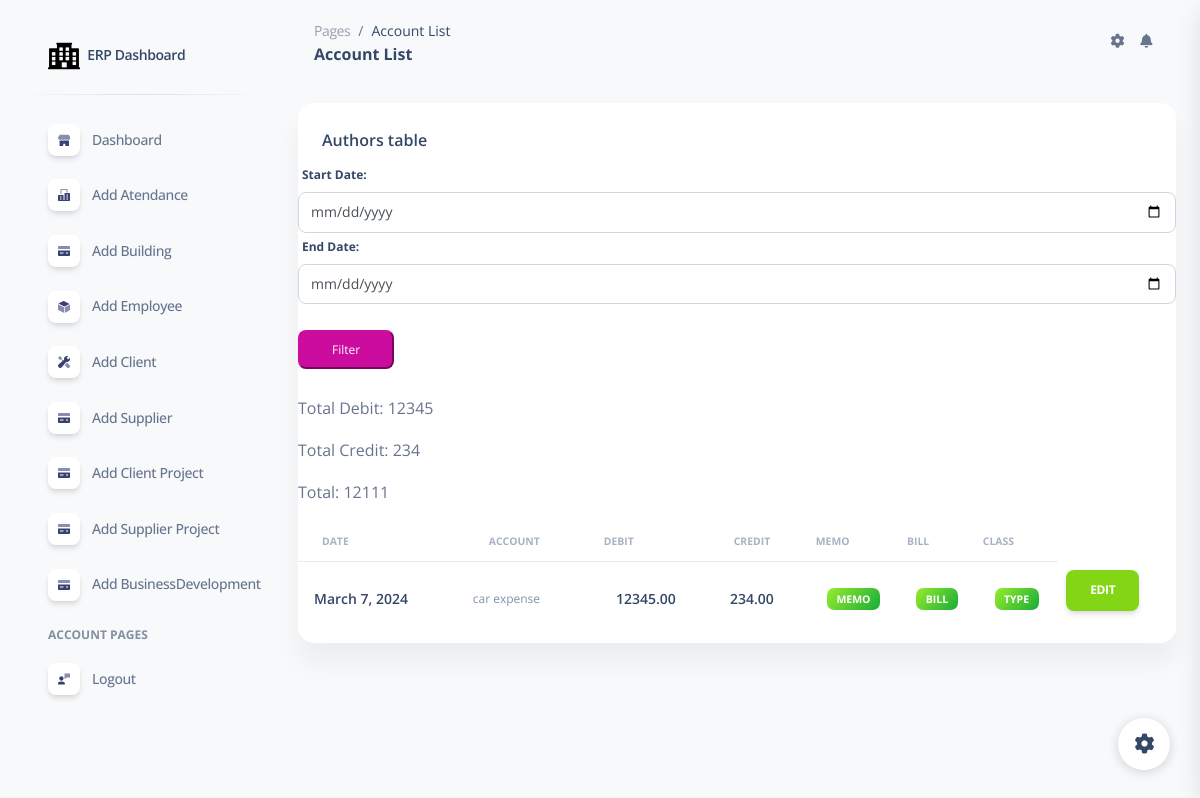
The page /account_list/ on the database its author committed.
### erpapp/models.py (models this page shows, shortened)
class Account(models.Model):
    entry_collection = models.ForeignKey(TallyEntryCollection, on_delete=models.CASCADE, related_name='tallyentry_set')
    name = models.CharField(max_length=255)
    bill = models.CharField(max_length=255)
    class_type = models.CharField(max_length=255)
    deb = models.DecimalField(max_digits=10, decimal_places=2)
    credit = models.DecimalField(max_digits=10, decimal_places=2)
    memo = models.CharField(max_length=255)

class TallyEntryCollection(models.Model):
    collection_date = models.DateField(auto_now_add=True)

### erpapp/views.py (the view)
# urls.py: path('account_list/', account_list, name='account_list'),
def account_list(request):
    if request.method == 'GET':
        start_date_str = request.GET.get('start_date')
        end_date_str = request.GET.get('end_date')
        date_format = '%Y-%m-%d'
        accounts = Account.objects.all()
        if start_date_str and end_date_str:
            start_date = datetime.strptime(start_date_str, date_format)
            end_date = datetime.strptime(end_date_str, date_format)
            accounts = Account.objects.filter(entry_collection__collection_date__range=[start_date, end_date])
    total_debit = accounts.aggregate(Sum('deb'))['deb__sum']
    total_credit = accounts.aggregate(Sum('credit'))['credit__sum']
    total = total_debit - total_credit
    return render(request, 'account_list.html', {'accounts': accounts, 'total_debit': total_debit, 'total_credit': total_credit,'total':total})

### erpapp/templates/account_list.html (shortened to what this page needs)
{% extends 'base.html' %}
{% load static %}
{% block content %}
<!DOCTYPE html>
<html lang="en">
<head>
  <link href="{% static  'css/nucleo-icons.css' %}" rel="stylesheet" />
  <link href="{% static  'css/nucleo-svg.css' %}" rel="stylesheet" />
  <link href="{% static '/css/nucleo-svg.css' %}" rel="stylesheet" />
  <link id="pagestyle" href="{% static 'css/soft-ui-dashboard.css' %}" rel="stylesheet" />
</head>
<body class="g-sidenav-show  bg-gray-100">
  <aside class="sidenav navbar navbar-vertical navbar-expand-xs border-0 border-radius-xl my-3 fixed-start ms-3 " id="sidenav-main">
    <div class="sidenav-header">
      <a class="navbar-brand m-0" href="#" target="_blank">
        <img src="{% static '/img/logo-ct.png' %}" class="navbar-brand-img h-100" alt="main_logo">
        <span class="ms-1 font-weight-bold">ERP Dashboard</span>
      </a>
    </div>
    <hr class="horizontal dark mt-0">
    <div class="collapse navbar-collapse  w-auto  max-height-vh-100 h-100" id="sidenav-collapse-main">
      <ul class="navbar-nav">
        <li class="nav-item">
          <a class="nav-link" href="/">
            <div class="icon icon-shape icon-sm shadow border-radius-md bg-white text-center me-2 d-flex align-items-center justify-content-center">
            </div>
            <span class="nav-link-text ms-1">Dashboard</span>
          </a>
        </li>
        <li class="nav-item">
          <a class="nav-link  " href="/add_attendance">
            <div class="icon icon-shape icon-sm shadow border-radius-md bg-white text-center me-2 d-flex align-items-center justify-content-center">
            </div>
            <span class="nav-link-text ms-1">Add Atendance</span>
          </a>
        </li>
        <li class="nav-item">
          <a class="nav-link  " href="/add_building">
            <div class="icon icon-shape icon-sm shadow border-radius-md bg-white text-center me-2 d-flex align-items-center justify-content-center">
            </div>
            <span class="nav-link-text ms-1">Add Building</span>
          </a>
        </li>
        <li class="nav-item">
          <a class="nav-link  " href="/add_employee">
            <div class="icon icon-shape icon-sm shadow border-radius-md bg-white text-center me-2 d-flex align-items-center justify-content-center">
            </div>
            <span class="nav-link-text ms-1">Add Employee</span>
          </a>
        </li>
        <li class="nav-item">
          <a class="nav-link  " href="/add_client">
            <div class="icon icon-shape icon-sm shadow border-radius-md bg-white text-center me-2 d-flex align-items-center justify-content-center">
            </div>
            <span class="nav-link-text ms-1">Add Client</span>
          </a>
        </li>
        <li class="nav-item">
          <a class="nav-link  " href="/add_supplier">
            <div class="icon icon-shape icon-sm shadow border-radius-md bg-white text-center me-2 d-flex align-items-center justify-content-center">
            </div>
            <span class="nav-link-text ms-1">Add Supplier</span>
          </a>
        </li>
        <li class="nav-item">
          <a class="nav-link  " href="/add_project">
            <div class="icon icon-shape icon-sm shadow border-radius-md bg-white text-center me-2 d-flex align-items-center justify-content-center">
            </div>
            <span class="nav-link-text ms-1">Add Client Project</span>
          </a>
        </li>
        <li class="nav-item">
          <a class="nav-link  " href="/supplierproject/add/">
            <div class="icon icon-shape icon-sm shadow border-radius-md bg-white text-center me-2 d-flex align-items-center justify-content-center">
            </div>
            <span class="nav-link-text ms-1">Add Supplier Project</span>
          </a>
        </li>
        <li class="nav-item">
            <a class="nav-link  " href="/businessdevelopment">
              <div class="icon icon-shape icon-sm shadow border-radius-md bg-white text-center me-2 d-flex align-items-center justify-content-center">
              </div>
              <span class="nav-link-text ms-1">Add BusinessDevelopment</span>
            </a>
          </li>
        <li class="nav-item mt-3">
          <h6 class="ps-4 ms-2 text-uppercase text-xs font-weight-bolder opacity-6">Account pages</h6>
        </li>
        <li class="nav-item">
          <a class="nav-link  " href="{% url 'logout' %}">
            <div class="icon icon-shape icon-sm shadow border-radius-md bg-white text-center me-2 d-flex align-items-center justify-content-center">
            </div>
            <span class="nav-link-text ms-1">Logout</span>
          </a>
        </li>
        </ul>
    </div>
  </aside>
<main class="main-content position-relative max-height-vh-100 h-100 mt-1 border-radius-lg ">
    <nav class="navbar navbar-main navbar-expand-lg px-0 mx-4 shadow-none border-radius-xl" id="navbarBlur" navbar-scroll="true">
      <div class="container-fluid py-1 px-3">
        <nav aria-label="breadcrumb">
          <ol class="breadcrumb bg-transparent mb-0 pb-0 pt-1 px-0 me-sm-6 me-5">
            <li class="breadcrumb-item text-sm"><a class="opacity-5 text-dark" href="javascript:;">Pages</a></li>
            <li class="breadcrumb-item text-sm text-dark active" aria-current="page">Account List</li>
          </ol>
          <h6 class="font-weight-bolder mb-0">Account List</h6>
        </nav>
        <div class="collapse navbar-collapse mt-sm-0 mt-2 me-md-0 me-sm-4" id="navbar">
          <ul class="navbar-nav  justify-content-end">
            <li class="nav-item px-3 d-flex align-items-center">
              <a href="javascript:;" class="nav-link text-body p-0">
                <i class="fa fa-cog fixed-plugin-button-nav cursor-pointer"></i>
              </a>
            </li>
            <li class="nav-item dropdown pe-2 d-flex align-items-center">
              <a href="javascript:;" class="nav-link text-body p-0" id="dropdownMenuButton" data-bs-toggle="dropdown" aria-expanded="false">
                <i class="fa fa-bell cursor-pointer"></i>
              </a>
            </li>
          </ul>
        </div>
      </div>
    </nav>
<div class="container-fluid py-4">
    <div class="row">
      <div class="col-12">
        <div class="card mb-4">
          <div class="card-header pb-0">
            <h6>Authors table</h6>
          </div>
          <div class="card-body px-0 pt-0 pb-2">
            <form method="get" action="{% url 'account_list' %}">
              <label for="start_date">Start Date:</label>
              <input type="date" class="form-control" name="start_date">
              <label for="end_date">End Date:</label>
              <input type="date" class="form-control" name="end_date">
              <br>
              <button class="btn-sm btn-primary" type="submit">Filter</button>
          </form>
            <div class="table-responsive p-0">
              <table class="table align-items-center mb-0">
                <thead>
                  <tr>
                    <th class="text-uppercase text-secondary text-xxs font-weight-bolder opacity-7">Date</th>
                    <th class="text-uppercase text-secondary text-xxs font-weight-bolder opacity-7">Account</th>
                    <th class="text-uppercase text-secondary text-xxs font-weight-bolder opacity-7 ps-2">Debit</th>
                    <th class="text-center text-uppercase text-secondary text-xxs font-weight-bolder opacity-7">Credit</th>
                    <th class="text-uppercase text-secondary text-xxs font-weight-bolder opacity-7 ps-2">Memo</th>
                    <th class="text-uppercase text-secondary text-xxs font-weight-bolder opacity-7 ps-2">Bill</th>
                    <th class="text-uppercase text-secondary text-xxs font-weight-bolder opacity-7 ps-2">Class</th>
                   </tr>
                </thead>
                <tbody>
                    {% for account in accounts %}
                  <tr>
                    <td>
                      <div class="d-flex px-2 py-1">
                        <div class="d-flex flex-column justify-content-center">
                          <h6 class="mb-0 text-sm">{{ account.entry_collection.collection_date }}</h6>
                        </div>
                      </div>
                    </td>
                    <td>
                      <p class="text-xs text-secondary mb-0">{{ account.name }}</p>
                    </td>
                    <td class="align-middle text-center text-sm">
                        <h6 class="mb-0 text-sm">{{ account.deb }}</h6>
                    </td>
                    <td class="align-middle text-center text-sm">
                        <h6 class="mb-0 text-sm">{{ account.credit }}</h6>
                      </td>
                      <td class="align-middle text-center text-sm">
                        <span class="badge badge-sm bg-gradient-success">{{ account.memo }}</span>
                      </td>
                      <td class="align-middle text-center text-sm">
                        <span class="badge badge-sm bg-gradient-success">{{ account.bill }}</span>
                      </td>
                      <td class="align-middle text-center text-sm">
                        <span class="badge badge-sm bg-gradient-success">{{ account.class_type }}</span>
                      </td>
                    <td>
                    <a href="{% url 'edit_account' account.id %}" class="btn btn-success">Edit</a>
                    </td>
                  </tr>
                  {% endfor %}
                  <br>
                  <p>Total Debit: {{ total_debit }}</p>
                  <p>Total Credit: {{ total_credit }}</p>
                  <p>Total: {{ total }}</p>
                </tbody>
              </table>
            </div>
          </div>
        </div>
      </div>
    </div>
{% endblock %}

### erpapp/static/css/nucleo-svg.css (style rules this page uses)
.icon { display: inline-block; color: #111111; height: 1em; width: 1em; }
.icon-sm { height: 0.8em; width: 0.8em; }
.icon { fill: currentColor; stroke: none; }

### rows shown on the page
Account: entry_collection.collection_date "March 7, 2024", name "car expense", deb "12345.00", credit "234.00", memo "MEMO", bill "BILL", class_type "TYPE"

### other values the page prints
{{ total_debit }} "12345"
{{ total_credit }} "234"
{{ total }} "12111"
